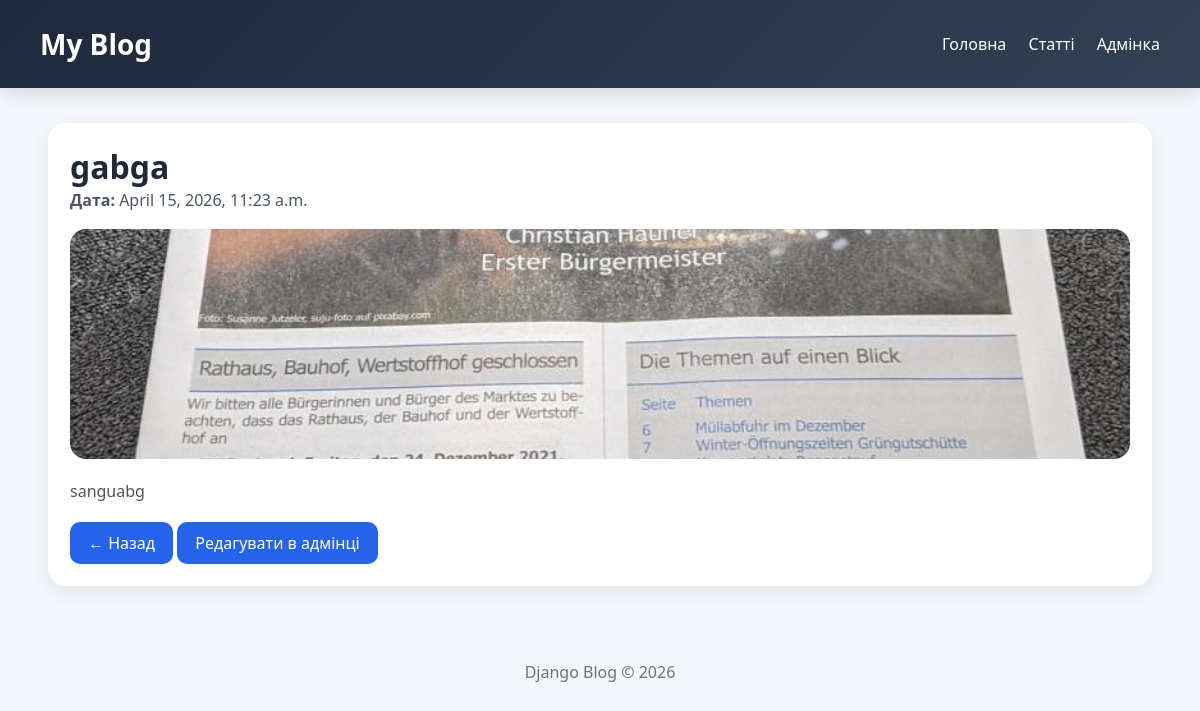
/articles/2026/04/15/gabga/, run on the app's committed database.
### app_blog/models.py (models this page shows, shortened)
class Article(models.Model):
    title = models.CharField(
        'Заголовок',
        max_length=250,
        help_text='Максимум 250 символів'
    )
    description = models.TextField(
        'Опис',
        blank=True
    )
    pub_date = models.DateTimeField(
        'Дата публікації',
        default=timezone.now
    )
    slug = models.SlugField(
        'Slug',
        unique_for_date='pub_date'
    )
    main_page = models.BooleanField(
        'Головна сторінка',
        default=False
    )
    category = models.ForeignKey(
        Category,
        related_name='articles',
        on_delete=models.CASCADE,
        verbose_name='Категорія',
        blank=True,
        null=True
    )
    objects = models.Manager()
    class Meta:
        ordering = ['-pub_date']
        verbose_name = 'Стаття'
        verbose_name_plural = 'Статті'

class ArticleImage(models.Model):
    article = models.ForeignKey(
        Article,
        related_name='images',
        on_delete=models.CASCADE,
        verbose_name='Стаття'
    )
    image = models.ImageField(
        'Фото',
        upload_to='photos/'
    )
    title = models.CharField(
        'Заголовок',
        max_length=250,
        blank=True
    )
    class Meta:
        verbose_name = 'Фото для статті'
        verbose_name_plural = 'Фото для статей'

### app_blog/views.py (the view)
class ArticleDetail(DateDetailView):
    model = Article
    template_name = 'article_detail.html'
    context_object_name = 'item'
    date_field = 'pub_date'
    month_format = '%m'
    allow_future = True

### app_blog/templates/article_detail.html (shortened to what this page needs)
{% extends 'base.html' %}
{% block content %}
<div class="card">
    <div class="card-body">
        <h1>{{ item.title }}</h1>
        <p><b>Дата:</b> {{ item.pub_date }}</p>
        {% for image in item.images.all %}
            <img class="detail-image" src="{{ image.image.url }}" alt="">
        {% endfor %}
        <p>{{ item.description }}</p>
        <a class="btn" href="{% url 'articles-list' %}">
            ← Назад
        </a>
        <a class="btn" href="/admin/app_blog/article/{{ item.id }}/change/">
            Редагувати в адмінці
        </a>
    </div>
</div>
{% endblock %}

### app_blog/templates/base.html (style rules this page uses)
* { box-sizing: border-box; margin: 0; padding: 0; }
body { font-family: 'Segoe UI', sans-serif; background: #f4f7fb; color: #1f2937; }
.card { background: white; border-radius: 18px; overflow: hidden; box-shadow: 0 6px 20px rgba(0,0,0,0.08); transition: 0.25s; }
.card img { width: 100%; height: 230px; object-fit: cover; }
.card-body { padding: 22px; }
.card p { color: #4b5563; line-height: 1.6; }
.btn { display: inline-block; margin-top: 18px; padding: 10px 18px; background: #2563eb; color: white; text-decoration: none; border-radius: 10px; transition: 0.2s; }
.detail-image { width: 100%; border-radius: 16px; margin: 15px 0; max-height: 450px; object-fit: cover; }

### data on the page
Article: title "gabga", pub_date "April 15, 2026, 11:23 a.m.", description "sanguabg"
ArticleImage: image (picture)
